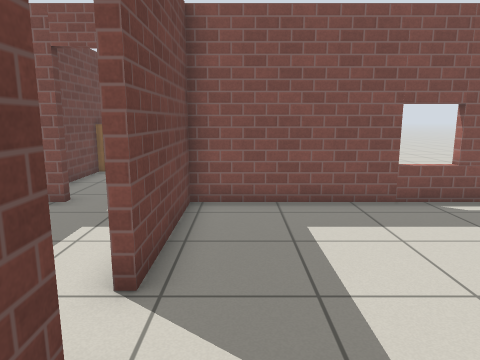
view 1 (above)

17 first-person views from a walk through a Gazebo world. The camera is 1.1 m above the floor, tilts 10° down and sees 70° across. The floor is counted in squares, 0.5 m on a side. Each view is taken from the middle of a square. On the plan, view 1 faces up. The plan holds only what a view shows up to about 19 squares ahead; the rest is blank. Gazebo's built-in surfaces are drawn with simple patterns.

view 2
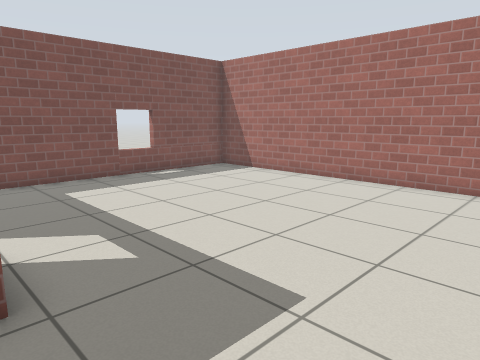

view 3
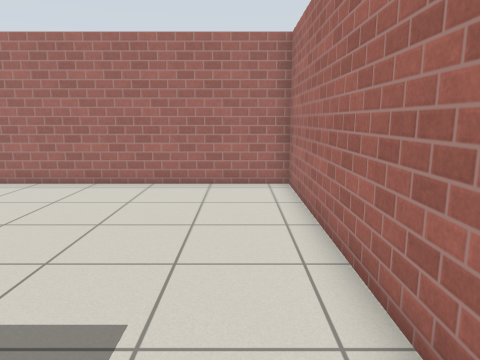

view 4
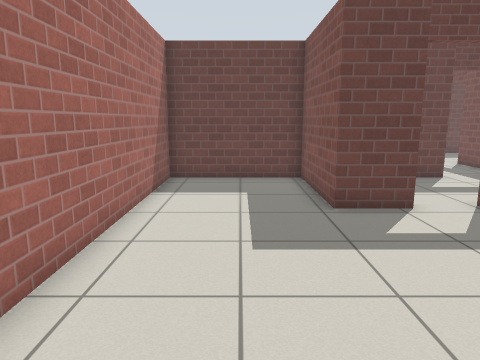

view 5
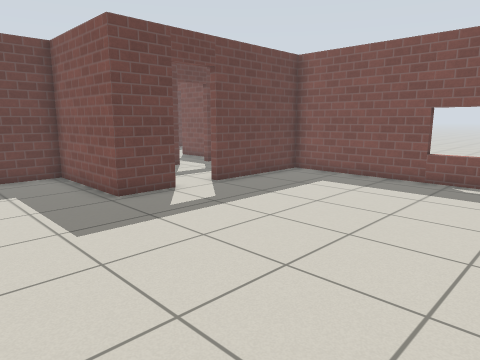

view 6
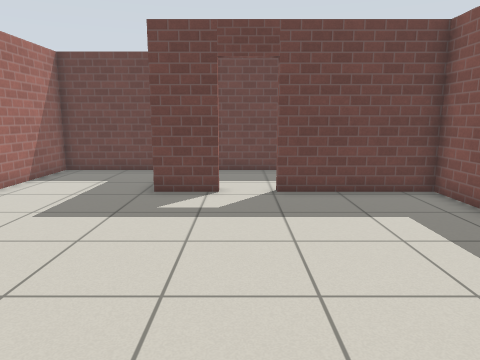

view 7
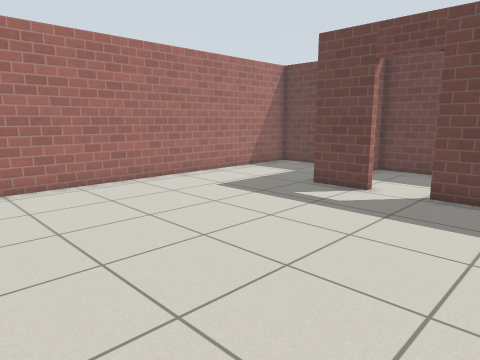

view 8
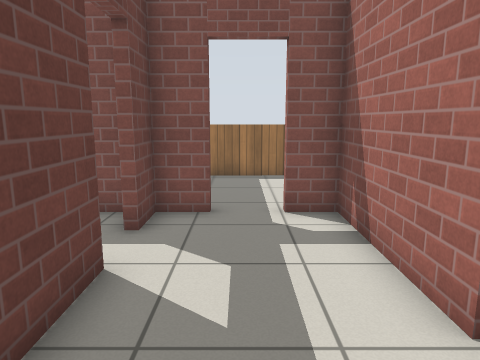

view 9
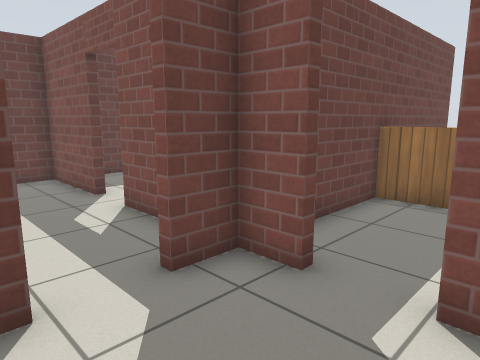

view 10
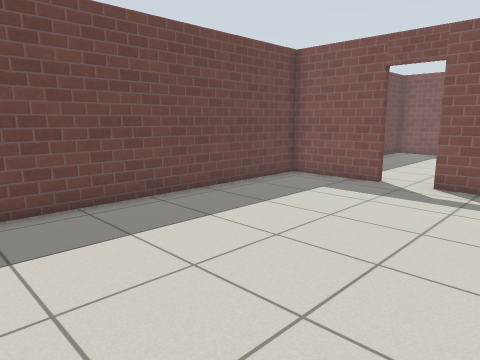

view 11
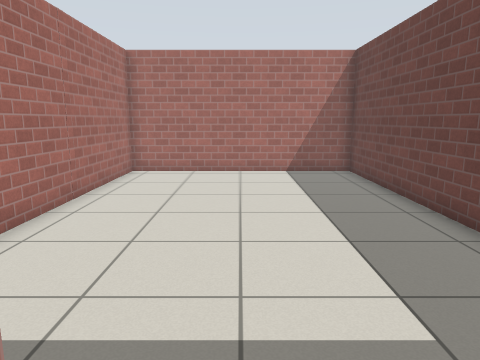

view 12
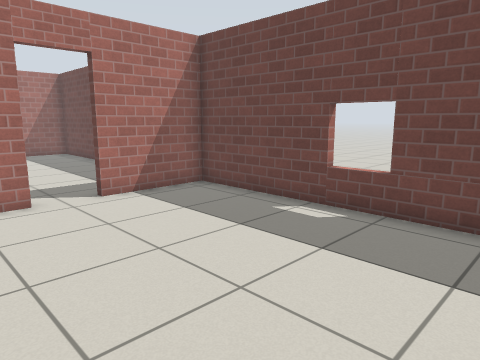

view 13
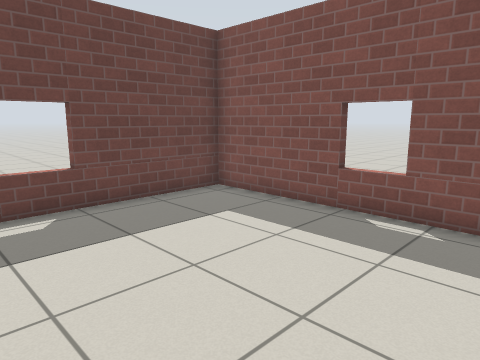

view 14
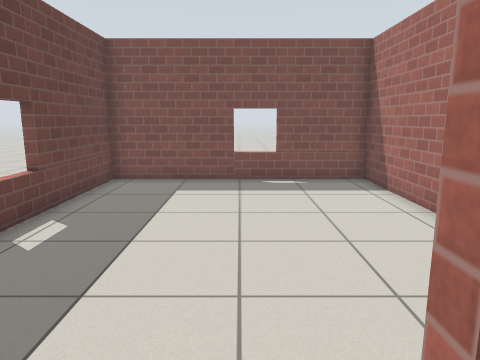

view 15
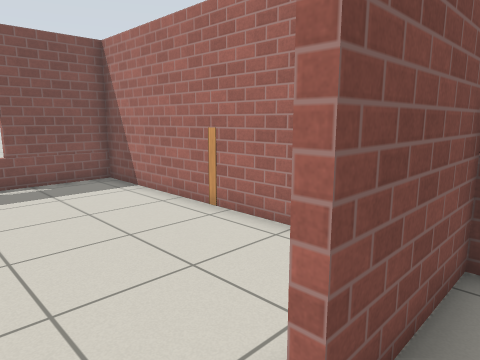

view 16
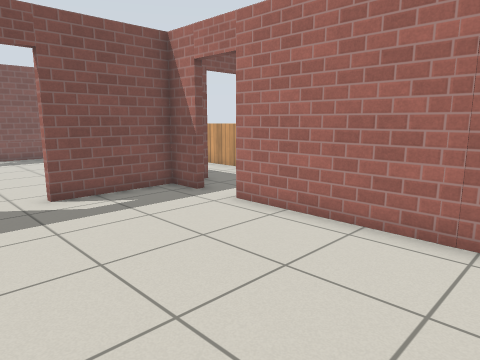

view 17
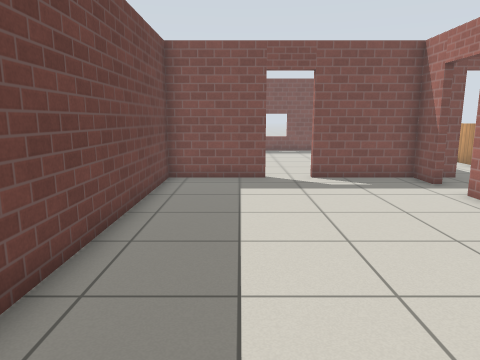

### Floor plan
Points are (right, up) in squares from view 1. A wall is a line through its corners. A room is listed if a view was taken in it or the views show most of it. See-through windows are left out.
Room 1 (views 1, 2, 3, 4, 5, 6, 7)
walls: (-1.3, 2.4) (-1.3, 0.4) (-6, 0.4) (-6, -4.7) (9.7, -4.7) (9.7, 9) (-1.3, 9) (-1.3, 4.1)
ways out: open door at (-1.5, 3.5) to room 2
Room 2 (views 8, 9)
walls: (-6, 5.9) (-6, 0.7); (-1.6, 4.1) (-1.6, 9) (-3, 9); (-4.7, 9) (-6, 9) (-6, 7.5)
ways out: open door at (-1.5, 3.5) to room 1; open door at (-6, 6.5) to room 3; open door at (-3.5, 9) to room 5
Room 3 (views 10, 14, 15, 16, 17)
walls: (-12, 9) (-15.7, 9) (-15.7, -4.7) (-6.3, -4.7) (-6.3, 5.9); (-6.3, 7.5) (-6.3, 9) (-10.2, 9)
ways out: open door at (-6, 6.5) to room 2; open door at (-11.5, 9) to room 4
Room 4 (views 11, 12, 13)
walls: (-6.3, 12.1) (-6.3, 20.7) (-15.7, 20.7) (-15.7, 9.3) (-12, 9.3); (-10.2, 9.3) (-9.5, 9.3)
ways out: open door at (-11.5, 9) to room 3
Room 5 (no view inside)
walls: (-6, 14.9) (-6, 11.4)
low walls: (-1.6, 10.6) (-1.6, 13.9); (-2.2, 14.5) (-6.1, 14.5)
ways out: open door at (-3.5, 9) to room 2

Where each view was taken, in squares from view 1:
view 1: 0 up, 0 right, facing up
view 2: 4 down, 2 left, facing up-right
view 3: 3 down, 2 left, facing right
view 4: 2 down, 7 right, facing left
view 5: 4 down, 8 right, facing up-left
view 6: 3 up, 9 right, facing left
view 7: 7 up, 9 right, facing down-left
view 8: 1 up, 4 left, facing up
view 9: 5 up, 2 left, facing up-left
view 10: 3 down, 7 left, facing up-left
view 11: 10 up, 11 left, facing down
view 12: 19 up, 8 left, facing down-left
view 13: 13 up, 7 left, facing up-left
view 14: 8 up, 11 left, facing up
view 15: 8 up, 12 left, facing up-right
view 16: 1 down, 13 left, facing up-right
view 17: 4 down, 13 left, facing up
